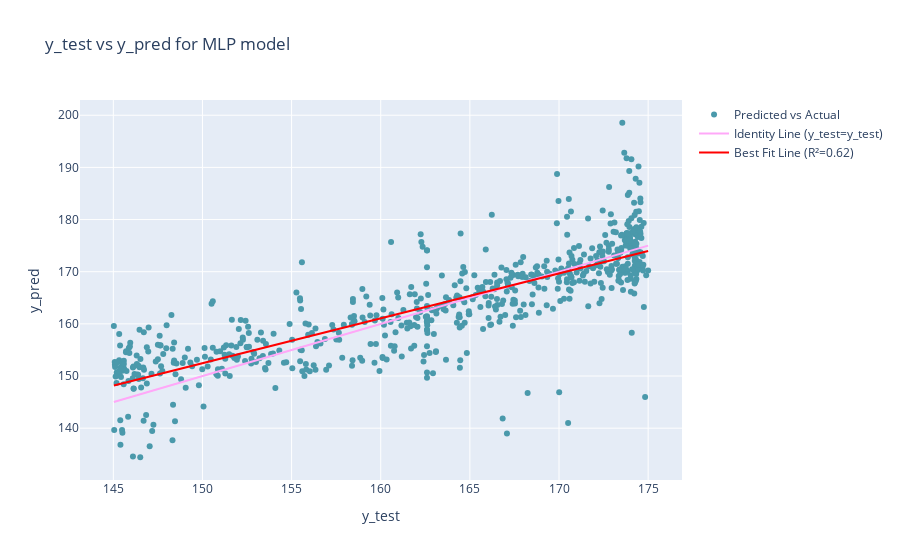

Notebook cell for this chart:
### Code cell
# Calculate R2 score
r2 = r2_score(y_test, y_pred)

# Best fit line
m, b = np.polyfit(y_test, y_pred, 1)

# Create traces
trace1 = go.Scatter(
    x = y_test,
    y = y_pred,
    mode = 'markers',
    name = 'Predicted vs Actual',
    marker=dict(color='#4A99AB')
)

trace2 = go.Scatter(
    x = y_test,
    y = y_test,
    mode = 'lines',
    name = 'Identity Line (y_test=y_test)',
    line=dict(color='#FFA8F8')
)

trace3 = go.Scatter(
    x = y_test,
    y = m*y_test + b,
    mode = 'lines',
    name = f'Best Fit Line (R²={r2:.2f})',
    line=dict(color='red')
)

data = [trace1, trace2, trace3]

# Customize the layout
layout = go.Layout(
    title = 'y_test vs y_pred for MLP model',
    xaxis = dict(title = 'y_test'),
    yaxis = dict(title = 'y_pred'),
    showlegend = True
)

fig = go.Figure(data=data, layout=layout)

fig.show()

### Figure 1 — Plotly figure (JSON) as saved in the notebook; plotly's stock layout.template omitted (floating-point values rounded to 4 significant figures; data arrays with more than 128 entries replaced by an {"elided": "..."} marker saying what was removed)
{"data": [{"marker": {"color": "#4A99AB"}, "mode": "markers", "name": "Predicted vs Actual", "x": {"elided": "661 float values"}, "y": {"elided": "661 float values"}, "type": "scatter"}, {"line": {"color": "#FFA8F8"}, "mode": "lines", "name": "Identity Line (y_test=y_test)", "x": {"elided": "661 float values"}, "y": {"elided": "661 float values"}, "type": "scatter"}, {"line": {"color": "red"}, "mode": "lines", "name": "Best Fit Line (R²=0.62)", "x": {"elided": "661 float values"}, "y": {"elided": "661 float values"}, "type": "scatter"}], "layout": {"showlegend": true, "title": {"text": "y_test vs y_pred for MLP model"}, "xaxis": {"title": {"text": "y_test"}}, "yaxis": {"title": {"text": "y_pred"}}}}
